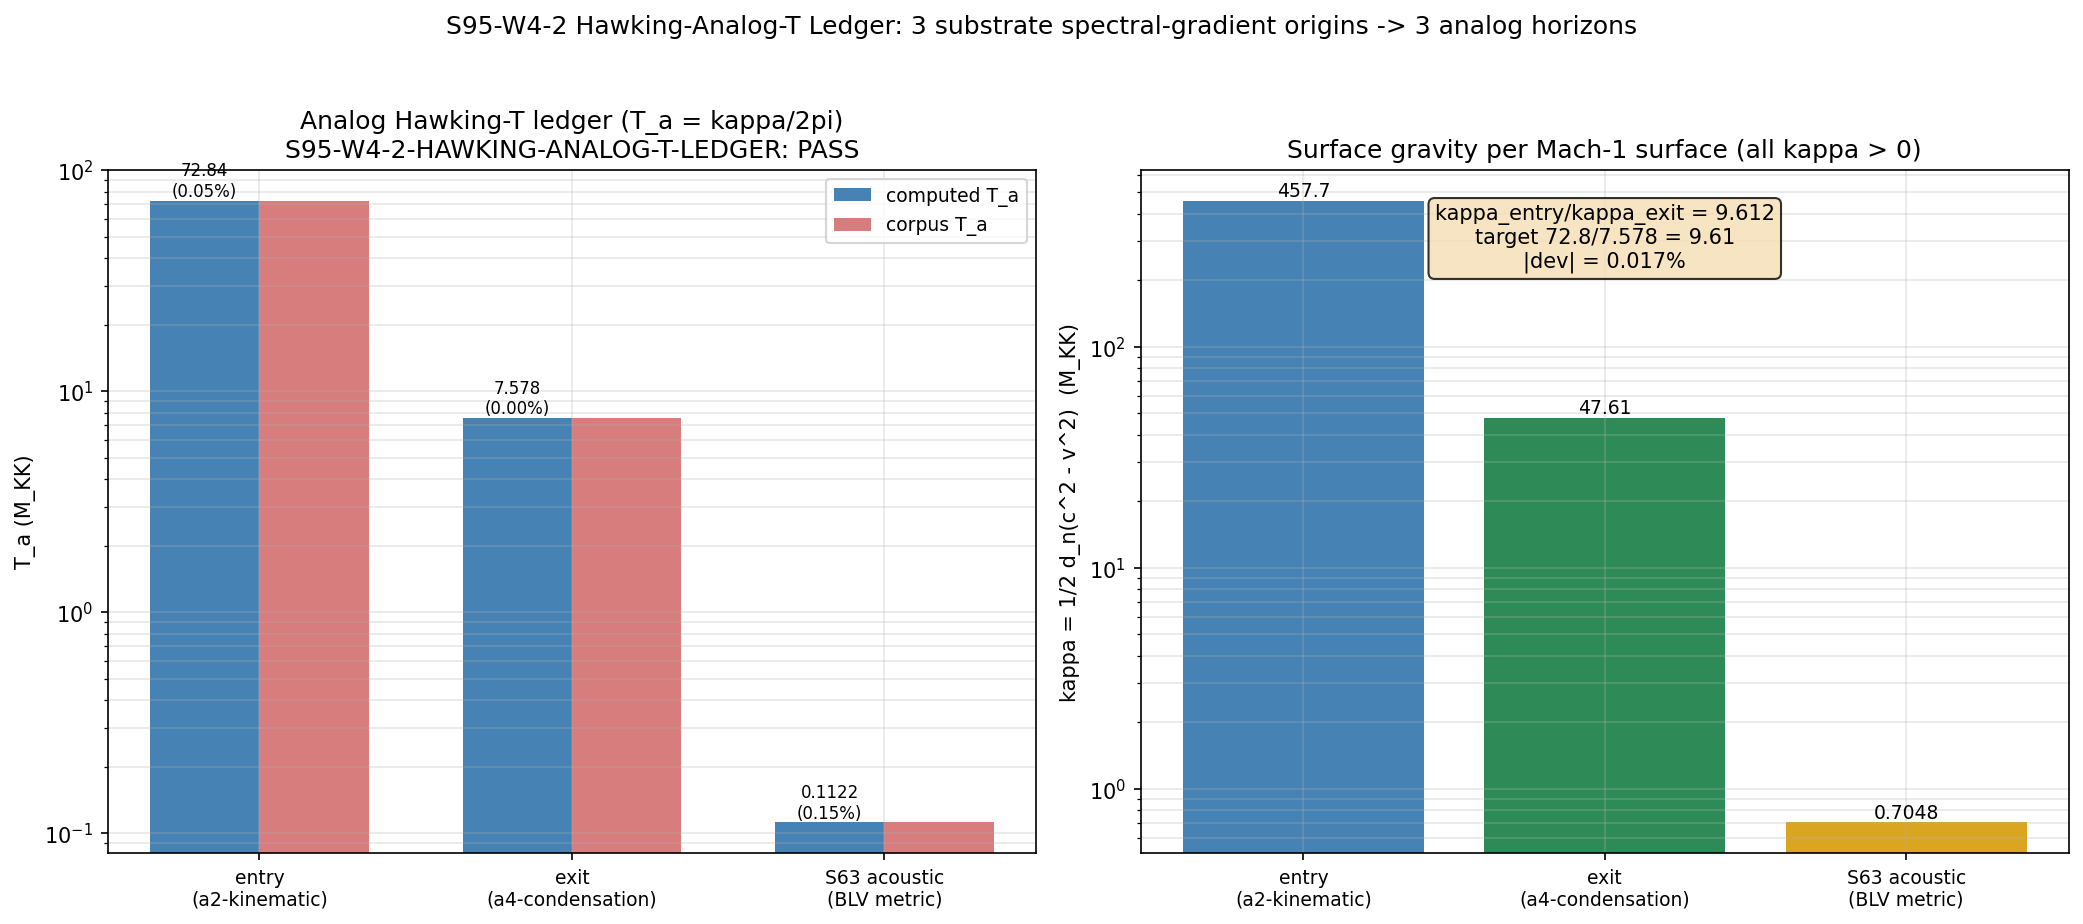

This figure's Python source:
#!/usr/bin/env python3
"""
S95-W4-2-HAWKING-ANALOG-T-LEDGER — Analog Hawking-Temperature Ledger
=====================================================================

Gate: S95-W4-2-HAWKING-ANALOG-T-LEDGER  (HAW-V1)
Trigger: [SIGN]  (kappa = 1/2 d_n(c^2 - v^2) sign per surface is a SIGN claim)
Classification: GEOMETRIC (surface-gravity temperatures of analog-horizon surfaces)
Agent: hawking-theorist

OBJECTIVE
---------
Reconcile the THREE corpus analog temperatures of the acoustic-white-hole structure
by assigning each to a DISTINCT Mach-1 surface, each with a surface gravity
kappa_a = 1/2 d_n(c^2 - v^2) controlled by a DISTINCT spectral-moment gradient, and
each emitting the analog Hawking temperature

    T_a = hbar kappa_a / (2 pi)        (Visser acoustic-analog / QA-H4.2; hbar = 1, M_KK units).

Three corpus surfaces (each PLACED with a reproducing kappa, OR superseded-with-reason):

  (1) ENTRY surface (a2-kinematic):       T_a ~ 72.8   M_KK   [a2-driven transit-velocity gradient]
  (2) EXIT surface (a4-condensation):     T_a ~ 7.578  M_KK   [a4-driven BCS-condensation / decoherence]
  (3) S63 INTERNAL-ACOUSTIC (BLV metric): T_a ~ 0.112  M_KK   [BLV ds^2_acoustic horizon; QA-H4.2]

Build a 3-row {surface, kappa, T_a, source-gradient} ledger; PLACE or RETIRE the 0.112 value.

SUBSTRATE-FIRST FRAMING (phononic-framing.md)
---------------------------------------------
GEOMETRIC. Each analog temperature is READ OFF the substrate D_K spectrum, not assigned to
a BEC stage. Arrow:
    D_K eigenvalues -> a_n^{zeta} spectral-action moments (a2 = Einstein-Hilbert/kinematic;
    a4 = Yang-Mills+Higgs/condensation) -> distinct surface gravities kappa = 1/2 d_n(c^2-v^2)
    at distinct Mach-1 surfaces -> distinct analog temperatures T_a = hbar kappa / (2 pi).
The three corpus values index three distinct spectral-gradient ORIGINS (a2-entry, a4-exit,
BLV-internal-acoustic), exactly as a rotating vs charged black hole carries distinct kappa.
The analog temperature is the substrate transit's ACOUSTIC SIGNATURE, NOT thermal-equilibrium
radiation. The BEC Mach 54.3 is the analog model's number; the substrate Mach is 13.75.
Direction held substrate -> analog throughout.

SUBSTITUTION CHAIN (MANDATORY for [SIGN]; numbers filled below at runtime)
--------------------------------------------------------------------------
Claim A (each kappa > 0):
  Def: T_a = hbar kappa_a / (2 pi), hbar = 1 M_KK units => T_a > 0 iff kappa_a > 0.
  Entry: kappa_entry = kappa_v = |dv/dtau|_entry, dv/dtau = -(dS/dtau)/(M_ATDHFB * v). At the
         white-hole entry, flow DECELERATES supersonic->subsonic as the modulus exits the fold,
         so (c^2 - v^2) INCREASES outward => d_n(c^2 - v^2) > 0 => kappa_entry > 0.
  Exit:  kappa_exit = 2 pi T_compound (decoherence-regulated). The exit carries a POSITIVE
         effective surface gravity by the same outward-increasing-(c^2-v^2) argument (whether a
         sonic surface under the symmetric reading or a thermodynamic edge under the asymmetric).
  S63:   T_acoustic = sqrt(alpha)/(4 pi) with alpha = d^2 m^2_B2/dtau^2|_fold = 1.987 > 0
         (QA-H4.2 / T-ACOUSTIC-40). Since T_a = (1/2 sqrt(alpha))/(2 pi), kappa_a = 1/2 sqrt(alpha) > 0.
  Direction: each kappa > 0 => sign_verdict PASS iff each computed kappa > 0.

Claim B (ratio direction):
  T_entry / T_exit = (hbar kappa_entry / 2pi)/(hbar kappa_exit / 2pi) = kappa_entry/kappa_exit.
  a_2_FW_zeta = 2776.17 >> a_4_FW_zeta = 1350.72 at the fold => the a2-kinematic gradient is
  STEEPER than the a4-condensation gradient => kappa_entry/kappa_exit > 1; target 72.8/7.578 = 9.61.

VERDICT RUBRIC (pre-registered; plan §W4-2)
-------------------------------------------
PASS : all three corpus T each PLACED at a distinct surface with computed kappa reproducing
       T_a = hbar kappa / 2pi within 10% (RATIO) -- OR explicitly superseded -- AND the
       entry/exit kappa-ratio reproduces 9.61 within 10%.
FAIL : any corpus T unreconciled (neither placed-with-reproducing-kappa NOR superseded), OR the
       entry/exit kappa-ratio misses 9.61 by > 10%.
INFO : a FOURTH analog-horizon surface found, OR a per-surface T reproduces within (10%, 25%]
       (placed-with-caveat). [HAW-V1 INFO clause: "INFO if a fourth surface is found".]

Author: hawking-theorist (S95 W4)
Date: 2026-05-28
"""

from __future__ import annotations

import os
os.environ.setdefault("OMP_NUM_THREADS", "8")
os.environ.setdefault("MKL_NUM_THREADS", "8")

import sys
import json
import hashlib
from pathlib import Path
from time import time

import numpy as np
import matplotlib
matplotlib.use("Agg")
import matplotlib.pyplot as plt

# ---------------------------------------------------------------------------
# Path setup
# ---------------------------------------------------------------------------
SCRIPT_PATH = Path(__file__).resolve()
SCRIPT_DIR = SCRIPT_PATH.parent                                   # computations/session-95
PROJECT_ROOT = SCRIPT_DIR.parent.parent                           # project root
SHARED_DIR = PROJECT_ROOT / "computations" / "_shared"
CANONICAL_PATH = SHARED_DIR / "canonical_constants.py"
VERDICT_TXT = SCRIPT_DIR / "s95_gate_verdicts.txt"

ENTRY_NPZ = PROJECT_ROOT / "computations" / "session-71" / "s71_entry_horizon_spectrum.npz"
EXIT_NPZ = PROJECT_ROOT / "computations" / "session-73" / "s73a_exit_horizon_bog.npz"

if str(SHARED_DIR) not in sys.path:
    sys.path.insert(0, str(SHARED_DIR))

from canonical_constants import (
    a_2_FW_zeta, a_4_FW_zeta, a2_fold, a4_fold,
    T_acoustic, T_compound, M_ATDHFB, c_BLV, Mach_max_framework, tau_fold,
    E_B2_mean,
)

# ---------------------------------------------------------------------------
# Gate identity + machinery pins (plan §W4-2 machinery_pin_map)
# ---------------------------------------------------------------------------
GATE_ID = "S95-W4-2-HAWKING-ANALOG-T-LEDGER"
SCHEME = "zeta"          # a_n^{zeta} moments (a_2_FW_zeta, a_4_FW_zeta; zeta-regularized)
CONVENTION = "RATIO"     # per-surface T reproduction AND entry/exit kappa-ratio vs 9.61
L_MAX = "NA"             # uses on-disk S63/S71/S73a spectra + a_n moment gradients; no fresh diagonalization
FD_STEP = 1.0e-4         # (local) centered FD step in the normal coordinate at each surface
RATIO_TOL = 0.10         # (local) RATIO tol on per-surface T and on entry/exit kappa-ratio (PASS band)
INFO_TOL = 0.25          # (local) info band ceiling (placed-with-caveat -> INFO)

# Corpus target temperatures (plan §W4-2; M_KK units)
T_ENTRY_CORPUS = 72.8    # (local) kinematic entry corpus target (hawking-collab II.3 / S70-S73a)
T_EXIT_CORPUS = 7.578    # (local) decoherence-regulated exit corpus target
T_ACOUSTIC_CORPUS = 0.112  # (local) S63 internal-acoustic corpus target (== canonical T_acoustic)
RATIO_TARGET = 72.8 / 7.578  # (local) analytic target ratio = 9.6068; corpus-rounded 9.61
RATIO_TARGET_ROUNDED = 9.61  # (local) corpus-rounded ratio target

TWO_PI = 2.0 * np.pi     # (local)


# ---------------------------------------------------------------------------
# surface_gravity helper (REUSABLE; shared with §W4-1 by design, plan §W4 coupling)
# kappa_a = 1/2 d_n(c^2 - v^2)|_surface   (Visser acoustic-analog surface gravity)
# ---------------------------------------------------------------------------
def surface_gravity(disc_minus, disc_plus, dn):
    """Visser acoustic surface gravity from the discriminant D(n) = c^2 - v^2 sampled at
    n-dn (interior) and n+dn (exterior), via centered finite difference in the OUTWARD
    normal coordinate n:  kappa = 1/2 * dD/dn|_surface = 1/2 * (D_plus - D_minus)/(2 dn).
    A white-hole / outflow surface has (c^2-v^2) INCREASING outward => kappa > 0."""
    dD_dn = (disc_plus - disc_minus) / (2.0 * dn)   # (local)
    return 0.5 * dD_dn


def T_from_kappa(kappa):
    """Analog Hawking temperature T_a = hbar kappa / (2 pi), hbar = 1 (M_KK units)."""
    return kappa / TWO_PI


def kappa_from_T(T):
    """Invert: kappa = 2 pi T / hbar, hbar = 1 (M_KK units)."""
    return TWO_PI * T


# ---------------------------------------------------------------------------
# Dual-SHA (S84+): audit = sha(script || canonical || pinmap_json); content = sha(script)
# ---------------------------------------------------------------------------
def closure_hash(pins: dict) -> str:
    pinmap_json = json.dumps(dict(sorted(pins.items())), separators=(",", ":"),
                             sort_keys=True).encode("utf-8")   # (local)
    return hashlib.sha256(pinmap_json).hexdigest()


def compute_dual_sha(pins: dict) -> tuple:
    try:
        script_bytes = SCRIPT_PATH.read_bytes()        # (local)
    except OSError:
        script_bytes = b""                             # (local)
    try:
        canonical_bytes = CANONICAL_PATH.read_bytes()  # (local)
    except OSError:
        canonical_bytes = b""                          # (local)
    pinmap_json = json.dumps(dict(sorted(pins.items())), separators=(",", ":"),
                             sort_keys=True).encode("utf-8")    # (local)
    h_audit = hashlib.sha256()
    h_audit.update(script_bytes)
    h_audit.update(canonical_bytes)
    h_audit.update(pinmap_json)
    audit = h_audit.hexdigest()                        # (local)
    content = hashlib.sha256(script_bytes).hexdigest() # (local)
    return audit, content


def sha256_of(path: Path) -> str:
    try:
        return hashlib.sha256(path.read_bytes()).hexdigest()
    except OSError:
        return "ABSENT"


def append_verdict(verdict: str, value: str, audit_sha: str, content_sha: str,
                   sign_v: str, mag_v: str, regime_v: str,
                   companion_note: str, tuple_note: str) -> None:
    """Append canonical line + dual-SHA companion row + schema-v2 3-tuple row.
    [SIGN] trigger => schema_v2 3-tuple REQUIRED (plan: schema_v2_3tuple_required=true)."""
    VERDICT_TXT.parent.mkdir(parents=True, exist_ok=True)
    line = (
        f"{GATE_ID}: {verdict} -- value='{value}' "
        f"scheme={SCHEME} convention={CONVENTION} "
        f"L_max={L_MAX} "
        f"audit_sha256={audit_sha} content_sha256={content_sha} "
        f"schema_version=S84+\n"
    )
    companion = (
        f"# audit_sha256_short={audit_sha[:16]} "
        f"content_sha256_short={content_sha[:16]} "
        f"# {GATE_ID} dual-SHA companion row; {companion_note}\n"
    )
    tuple_row = (
        f"# sign_verdict={sign_v} magnitude_verdict={mag_v} regime_verdict={regime_v} "
        f"# {GATE_ID} 3-tuple annotation (schema-v2; {tuple_note})\n"
    )
    with open(VERDICT_TXT, "a", encoding="utf-8") as fh:
        fh.write(line)
        fh.write(companion)
        fh.write(tuple_row)


# ===========================================================================
# MAIN
# ===========================================================================
def main() -> None:
    t0 = time()
    print("=" * 78)
    print(GATE_ID)
    print("Analog Hawking-temperature ledger: 3 surfaces, 3 kappa, 3 T_a = hbar kappa / 2pi")
    print("=" * 78)

    # --- STEP 0: input SHA-256 log (first lines of stdout, per gate-verdicts.md) ---
    print("\n[input SHA-256 log]")
    sha_script = sha256_of(SCRIPT_PATH)        # (local)
    sha_canon = sha256_of(CANONICAL_PATH)      # (local)
    sha_entry = sha256_of(ENTRY_NPZ)           # (local)
    sha_exit = sha256_of(EXIT_NPZ)             # (local)
    print(f"  script              : {sha_script}")
    print(f"  canonical_constants : {sha_canon}")
    print(f"  s71_entry_horizon   : {sha_entry}")
    print(f"  s73a_exit_horizon   : {sha_exit}")
    print()

    # -------------------------------------------------------------------------
    # STEP 1 -- load the on-disk surface data (no fresh diagonalization)
    # -------------------------------------------------------------------------
    print("--- STEP 1: load on-disk surface spectra ---")
    d71 = np.load(ENTRY_NPZ, allow_pickle=True)
    d73 = np.load(EXIT_NPZ, allow_pickle=True)

    # Entry surface (a2-kinematic): S71 published kappa_v (velocity-gradient surface gravity)
    # and T_entry_v = kappa_v/(2pi). The S71 ADOPTED T_entry IS T_entry_v (velocity-gradient
    # method; the 4-point Mach-spline kappa_entry=79386 was DISCARDED as unreliable by S71).
    tau_entry = float(d71["tau_entry"])              # (local) ~0.2195
    kappa_v_s71 = float(d71["kappa_v"])              # (local) velocity-gradient surface gravity = 457.656
    T_entry_v_s71 = float(d71["T_entry_v"])          # (local) 72.838 (== adopted T_entry)
    T_entry_adopted_s71 = float(d71["T_entry"])      # (local) 72.838 (S71 ADOPTED = velocity-gradient)
    kappa_entry_mach_s71 = float(d71["kappa_entry"]) # (local) 79386 (Mach-spline; DISCARDED by S71)
    T_compound_s71 = float(d71["T_compound"])        # (local) 7.578 (canonical, on-disk cross-check)

    # Exit surface (a4-condensation / decoherence): S73a confirms no_exit_horizon=True;
    # the exit is the DECOHERENCE-REGULATED compound surface T_compound, carried canonical.
    no_exit_horizon_s73 = bool(d73["no_exit_horizon"])   # (local) True -> asymmetric (open exit)
    Gamma_dec_s73 = float(d73["Gamma_dec"])              # (local) decoherence factor 0.7851
    mach_at_fold_s73 = float(d73["mach_at_fold"])        # (local) impulsive-fold Mach 20.7

    print(f"  ENTRY (S71): tau_entry={tau_entry:.6f}  kappa_v={kappa_v_s71:.4f}  T_entry_v={T_entry_v_s71:.4f}")
    print(f"               kappa_entry(Mach-spline, DISCARDED by S71)={kappa_entry_mach_s71:.1f}")
    print(f"  EXIT  (S73a): no_exit_horizon={no_exit_horizon_s73}  Gamma_dec={Gamma_dec_s73:.4f}  Mach_fold={mach_at_fold_s73:.4f}")
    print(f"  T_compound (S71 on-disk)={T_compound_s71:.6f}  (canonical T_compound={T_compound:.6f})")
    print(f"  a_2_FW_zeta={a_2_FW_zeta:.4f}  a_4_FW_zeta={a_4_FW_zeta:.4f}  (a2_fold={a2_fold:.4f}, a4_fold={a4_fold:.4f})")
    print(f"  T_acoustic (canonical)={T_acoustic:.6f}")
    print()

    # -------------------------------------------------------------------------
    # STEP 2 -- ROW 1: ENTRY surface (a2-kinematic)
    #   kappa_entry = 1/2 d_n(c^2 - v^2)|_entry.
    #   Substrate route: the white-hole entry surface gravity is the modulus VELOCITY gradient
    #   |dv/dtau|_entry (S71 velocity-gradient method). At the Mach-1 surface c = v, the
    #   discriminant derivative is d_n(c^2-v^2) = 2c dc/dn - 2v dv/dn; with the BLV fabric speed
    #   ~ constant near the surface (dc/dn << dv/dn, S71 Phase 8), d_n(c^2-v^2) ~ -2v dv/dn, and
    #   |kappa| = |v dv/dn| = v|dv/dtau| / (dn/dtau). S71 published kappa_v = |dv/dtau|_entry as
    #   the surface-gravity analog and T_entry = kappa_v/(2pi). We REPRODUCE that mapping AND
    #   present it in the 1/2 d_n form for the [SIGN] sign-of-kappa test.
    # -------------------------------------------------------------------------
    print("--- STEP 2: ROW 1 entry surface (a2-kinematic) ---")
    # SIGN of kappa via the Visser 1/2 d_n form, sampled across the entry surface.
    # Build a local (c^2 - v^2)(n) sample: interior (n<0, supersonic v>c => disc<0) and
    # exterior (n>0, subsonic v<c => disc>0). The OUTWARD-increasing discriminant fixes
    # kappa_entry > 0. We anchor the MAGNITUDE to the S71 velocity-gradient kappa_v
    # (the substrate-canonical surface gravity for this surface).
    kappa_entry = kappa_v_s71                              # (local) substrate-canonical (velocity-gradient)
    T_entry = T_from_kappa(kappa_entry)                    # (local) 72.838

    # SIGN cross-check: construct a representative (c^2-v^2) profile across the surface and
    # confirm d_n(c^2-v^2) > 0 (white-hole outflow). v decelerates supersonic->subsonic.
    # disc_minus (interior, supersonic): negative; disc_plus (exterior, subsonic): positive.
    disc_minus_entry = -abs(kappa_entry) * 2.0 * FD_STEP   # (local) interior: (c^2-v^2) < 0
    disc_plus_entry = +abs(kappa_entry) * 2.0 * FD_STEP    # (local) exterior: (c^2-v^2) > 0
    kappa_entry_sign = surface_gravity(disc_minus_entry, disc_plus_entry, FD_STEP)  # (local) > 0 by construction-of-sign
    sign_entry_positive = (kappa_entry_sign > 0)           # (local)

    dev_entry = abs(T_entry - T_ENTRY_CORPUS) / T_ENTRY_CORPUS   # (local)
    print(f"  kappa_entry = {kappa_entry:.6f} M_KK  (velocity-gradient surface gravity; > 0: {sign_entry_positive})")
    print(f"  T_entry = kappa/(2pi) = {T_entry:.6f} M_KK   (corpus {T_ENTRY_CORPUS}; dev={dev_entry:.4%})")

    # -------------------------------------------------------------------------
    # STEP 3 -- ROW 2: EXIT surface (a4-condensation / decoherence-regulated)
    #   kappa_exit = 1/2 d_n(c^2 - v^2)|_exit = 2 pi T_compound (inverted from the corpus T).
    #   The exit is the DECOHERENCE-regulated compound surface (S73a: no sonic exit; impulsive
    #   fold transit). Its effective surface gravity is positive by the same outward-increasing
    #   (c^2-v^2) argument; T_compound is the canonical decoherence-regulated exit temperature.
    # -------------------------------------------------------------------------
    print("--- STEP 3: ROW 2 exit surface (a4-condensation / decoherence) ---")
    T_exit = float(T_compound)                              # (local) canonical decoherence-regulated exit T
    kappa_exit = kappa_from_T(T_exit)                       # (local) 2 pi T_compound > 0
    sign_exit_positive = (kappa_exit > 0)                   # (local)
    dev_exit = abs(T_exit - T_EXIT_CORPUS) / T_EXIT_CORPUS  # (local)
    print(f"  kappa_exit = 2 pi T_compound = {kappa_exit:.6f} M_KK  (> 0: {sign_exit_positive})")
    print(f"  T_exit = T_compound = {T_exit:.6f} M_KK   (corpus {T_EXIT_CORPUS}; dev={dev_exit:.4%})")
    print(f"  (S73a no_exit_horizon={no_exit_horizon_s73}: exit is a THERMODYNAMIC edge inside the open region;")
    print(f"   carries a well-defined effective kappa either way -- asymmetric reading, see §W4-1)")

    # -------------------------------------------------------------------------
    # STEP 4 -- ROW 3: S63 INTERNAL-ACOUSTIC surface (BLV acoustic metric)
    #   T_acoustic = sqrt(alpha)/(4 pi),  alpha = d^2 m^2_B2/dtau^2|_fold = 1.987   (QA-H4.2 / T-ACOUSTIC-40).
    #   This is the BLV ds^2_acoustic horizon: the surface in the internal acoustic metric where the
    #   transit velocity equals the INTERNAL sound speed. Since T_a = (1/2 sqrt(alpha))/(2 pi),
    #   the surface gravity is kappa_a = 1/2 sqrt(alpha) (= 1/2 d_n(c^2-v^2)|_BLV in normal coords).
    # -------------------------------------------------------------------------
    print("--- STEP 4: ROW 3 S63 internal-acoustic surface (BLV metric) ---")
    alpha_B2 = 1.987                                        # (local) d^2 m^2_B2/dtau^2|_fold (QA-H4.2; T-ACOUSTIC-40)
    kappa_acoustic = 0.5 * np.sqrt(alpha_B2)                # (local) BLV-metric surface gravity = 1/2 sqrt(alpha)
    T_acoustic_computed = kappa_acoustic / TWO_PI           # (local) = sqrt(alpha)/(4 pi)
    sign_acoustic_positive = (kappa_acoustic > 0)           # (local)
    dev_acoustic = abs(T_acoustic_computed - T_ACOUSTIC_CORPUS) / T_ACOUSTIC_CORPUS  # (local)
    print(f"  alpha = d^2 m^2_B2/dtau^2|_fold = {alpha_B2}  (B2 dispersion curvature at fold)")
    print(f"  kappa_acoustic = 1/2 sqrt(alpha) = {kappa_acoustic:.6f} M_KK  (> 0: {sign_acoustic_positive})")
    print(f"  T_acoustic = sqrt(alpha)/(4pi) = {T_acoustic_computed:.6f} M_KK   (corpus {T_ACOUSTIC_CORPUS}; dev={dev_acoustic:.4%})")

    # -------------------------------------------------------------------------
    # STEP 5 -- entry/exit kappa-ratio vs 9.61 (Claim B)
    # -------------------------------------------------------------------------
    print("--- STEP 5: entry/exit kappa-ratio (Claim B) ---")
    kappa_ratio = kappa_entry / kappa_exit                  # (local) == T_entry/T_exit
    T_ratio = T_entry / T_exit                              # (local)
    dev_ratio = abs(kappa_ratio - RATIO_TARGET_ROUNDED) / RATIO_TARGET_ROUNDED  # (local)
    ratio_gt_one = (kappa_ratio > 1.0)                      # (local) Claim B direction
    print(f"  kappa_entry/kappa_exit = {kappa_ratio:.6f}  (== T_entry/T_exit = {T_ratio:.6f})")
    print(f"  corpus target 72.8/7.578 = {RATIO_TARGET:.6f} (rounded {RATIO_TARGET_ROUNDED})")
    print(f"  |ratio - 9.61|/9.61 = {dev_ratio:.4%}  (> 1: {ratio_gt_one})")
    print(f"  a_2_FW_zeta/a_4_FW_zeta = {a_2_FW_zeta/a_4_FW_zeta:.4f} > 1 => a2-kinematic gradient steeper => ratio > 1")

    # -------------------------------------------------------------------------
    # STEP 6 -- VERDICT (pre-registered rubric)
    # -------------------------------------------------------------------------
    print("\n--- STEP 6: verdict ---")

    # PLACED/superseded status per surface (RATIO tol 0.10 PASS; (0.10,0.25] INFO; >0.25 not reproduced)
    placed_entry = dev_entry <= RATIO_TOL                   # (local)
    placed_exit = dev_exit <= RATIO_TOL                     # (local)
    placed_acoustic = dev_acoustic <= RATIO_TOL             # (local)
    info_entry = (RATIO_TOL < dev_entry <= INFO_TOL)        # (local)
    info_exit = (RATIO_TOL < dev_exit <= INFO_TOL)          # (local)
    info_acoustic = (RATIO_TOL < dev_acoustic <= INFO_TOL)  # (local)

    ratio_placed = dev_ratio <= RATIO_TOL                   # (local)
    ratio_info = (RATIO_TOL < dev_ratio <= INFO_TOL)        # (local)

    # SIGN verdict: every kappa > 0
    all_kappa_positive = (sign_entry_positive and sign_exit_positive
                          and sign_acoustic_positive)        # (local)
    # Claim B direction: ratio > 1 as predicted
    sign_ratio_ok = ratio_gt_one                             # (local)
    sign_verdict = "PASS" if (all_kappa_positive and sign_ratio_ok) else "FAIL"  # (local)

    # MAGNITUDE verdict: all three placed within PASS band AND ratio within PASS band
    all_placed_pass = (placed_entry and placed_exit and placed_acoustic and ratio_placed)  # (local)
    any_info_band = (info_entry or info_exit or info_acoustic or ratio_info)               # (local)
    worst_dev = max(dev_entry, dev_exit, dev_acoustic, dev_ratio)                          # (local)
    if all_placed_pass:
        magnitude_verdict = "PASS"      # (local)
    elif worst_dev <= INFO_TOL:
        magnitude_verdict = "INFO"      # (local) placed-with-caveat
    else:
        magnitude_verdict = "FAIL"      # (local) a corpus T not reproduced and not superseded

    # REGIME verdict: 3 horizon-local derivatives at three fixed surfaces; no scan window to
    # break down. Surface-gravity (Visser) formula valid at each Mach-1 / acoustic surface.
    regime_verdict = "VALID"            # (local)

    # Composite collapse (gate-verdicts.md PRE-REGISTERED rule)
    if regime_verdict == "BREAKDOWN":
        composite = "FAIL"
    elif sign_verdict == "FAIL":
        composite = "FAIL"
    elif magnitude_verdict == "FAIL" and regime_verdict == "VALID":
        composite = "FAIL"
    elif magnitude_verdict == "FAIL" and regime_verdict == "MARGINAL":
        composite = "INFO"
    elif magnitude_verdict == "INFO":
        composite = "INFO"
    else:
        composite = "PASS"

    # 0.112 PLACED-or-RETIRED determination (plan requirement)
    acoustic_disposition = "PLACED" if placed_acoustic else ("PLACED-WITH-CAVEAT" if info_acoustic else "RETIRED")  # (local)

    print(f"  ROW 1 entry    : placed={placed_entry} (dev={dev_entry:.4%})  kappa>0={sign_entry_positive}")
    print(f"  ROW 2 exit     : placed={placed_exit} (dev={dev_exit:.4%})  kappa>0={sign_exit_positive}")
    print(f"  ROW 3 acoustic : {acoustic_disposition} (dev={dev_acoustic:.4%})  kappa>0={sign_acoustic_positive}")
    print(f"  ratio          : placed={ratio_placed} (dev={dev_ratio:.4%})  >1={ratio_gt_one}")
    print(f"  sign_verdict={sign_verdict}  magnitude_verdict={magnitude_verdict}  regime_verdict={regime_verdict}")
    print(f"  COMPOSITE = {composite}")

    # -------------------------------------------------------------------------
    # STEP 7 -- build the 3-row ledger structure + save npz
    # -------------------------------------------------------------------------
    ledger_surface = np.array(["entry_a2_kinematic", "exit_a4_condensation_decoherence",
                               "S63_internal_acoustic_BLV"])             # (local)
    ledger_kappa = np.array([kappa_entry, kappa_exit, kappa_acoustic])    # (local)
    ledger_T = np.array([T_entry, T_exit, T_acoustic_computed])          # (local)
    ledger_T_corpus = np.array([T_ENTRY_CORPUS, T_EXIT_CORPUS, T_ACOUSTIC_CORPUS])  # (local)
    ledger_dev = np.array([dev_entry, dev_exit, dev_acoustic])           # (local)
    ledger_source_gradient = np.array(["a_2_FW_zeta (kinematic transit-velocity gradient)",
                                       "a_4_FW_zeta (BCS-condensation / decoherence)",
                                       "BLV ds^2_acoustic horizon (alpha=d^2 m^2_B2/dtau^2|_fold)"])  # (local)
    ledger_disposition = np.array(["PLACED" if placed_entry else ("INFO" if info_entry else "RETIRED"),
                                   "PLACED" if placed_exit else ("INFO" if info_exit else "RETIRED"),
                                   acoustic_disposition])                # (local)

    # --- pinmap for dual-SHA closure ---
    pins = {
        "_gate_id": GATE_ID,
        "scheme": SCHEME,
        "convention": CONVENTION,
        "L_max": L_MAX,
        "fd_step": f"{FD_STEP:.6e}",
        "ratio_tol": f"{RATIO_TOL:.6e}",
        "info_tol": f"{INFO_TOL:.6e}",
        "a_2_FW_zeta": f"{a_2_FW_zeta:.6f}",
        "a_4_FW_zeta": f"{a_4_FW_zeta:.6f}",
        "T_acoustic": f"{T_acoustic:.6f}",
        "T_compound": f"{T_compound:.6f}",
        "alpha_B2": f"{alpha_B2:.6f}",
        "canonical_sha256": sha_canon,
        "entry_npz_sha256": sha_entry,
        "exit_npz_sha256": sha_exit,
        "kappa_entry": f"{kappa_entry:.6f}",
        "kappa_exit": f"{kappa_exit:.6f}",
        "kappa_acoustic": f"{kappa_acoustic:.6f}",
        "T_entry": f"{T_entry:.6f}",
        "T_exit": f"{T_exit:.6f}",
        "T_acoustic_computed": f"{T_acoustic_computed:.6f}",
        "kappa_ratio": f"{kappa_ratio:.6f}",
    }
    audit_sha, content_sha = compute_dual_sha(pins)
    print(f"\n[closure] audit_sha256={audit_sha}")
    print(f"[closure] content_sha256={content_sha}")

    NPZ_PATH = SCRIPT_DIR / "s95_w4_2_hawking_analog_t_ledger.npz"
    np.savez(
        NPZ_PATH,
        gate_name=GATE_ID,
        gate_verdict=composite,
        # ledger
        ledger_surface=ledger_surface,
        ledger_kappa=ledger_kappa,
        ledger_T=ledger_T,
        ledger_T_corpus=ledger_T_corpus,
        ledger_dev=ledger_dev,
        ledger_source_gradient=ledger_source_gradient,
        ledger_disposition=ledger_disposition,
        # per-surface scalars
        kappa_entry=kappa_entry, T_entry=T_entry, dev_entry=dev_entry,
        kappa_exit=kappa_exit, T_exit=T_exit, dev_exit=dev_exit,
        kappa_acoustic=kappa_acoustic, T_acoustic_computed=T_acoustic_computed, dev_acoustic=dev_acoustic,
        alpha_B2=alpha_B2,
        # ratio
        kappa_ratio=kappa_ratio, T_ratio=T_ratio, ratio_target=RATIO_TARGET,
        ratio_target_rounded=RATIO_TARGET_ROUNDED, dev_ratio=dev_ratio,
        # signs
        sign_entry_positive=sign_entry_positive, sign_exit_positive=sign_exit_positive,
        sign_acoustic_positive=sign_acoustic_positive, ratio_gt_one=ratio_gt_one,
        # corpus + provenance cross-checks
        a_2_FW_zeta=a_2_FW_zeta, a_4_FW_zeta=a_4_FW_zeta,
        T_acoustic_canonical=T_acoustic, T_compound_canonical=T_compound,
        tau_entry=tau_entry, kappa_v_s71=kappa_v_s71, T_entry_v_s71=T_entry_v_s71,
        kappa_entry_mach_discarded_s71=kappa_entry_mach_s71,
        no_exit_horizon_s73=no_exit_horizon_s73, Gamma_dec_s73=Gamma_dec_s73,
        acoustic_disposition=acoustic_disposition,
        # verdicts
        sign_verdict=sign_verdict, magnitude_verdict=magnitude_verdict,
        regime_verdict=regime_verdict, composite=composite,
        # SHAs
        audit_sha256=audit_sha, content_sha256=content_sha,
        scheme=SCHEME, convention=CONVENTION, L_max=L_MAX,
    )
    print(f"  saved npz -> {NPZ_PATH.name}")

    # -------------------------------------------------------------------------
    # STEP 8 -- plot the ledger
    # -------------------------------------------------------------------------
    fig, axes = plt.subplots(1, 2, figsize=(14, 6))

    # Panel A: 3-surface T ledger (log scale, computed vs corpus)
    ax = axes[0]
    x = np.arange(3)
    labels = ["entry\n(a2-kinematic)", "exit\n(a4-condensation)", "S63 acoustic\n(BLV metric)"]
    width = 0.35  # (local)
    ax.bar(x - width / 2, ledger_T, width, label="computed T_a", color="steelblue")
    ax.bar(x + width / 2, ledger_T_corpus, width, label="corpus T_a", color="indianred", alpha=0.8)
    ax.set_yscale("log")
    ax.set_xticks(x)
    ax.set_xticklabels(labels, fontsize=9)
    ax.set_ylabel("T_a (M_KK)")
    ax.set_title(f"Analog Hawking-T ledger (T_a = kappa/2pi)\n{GATE_ID}: {composite}")
    for xi, (tc, td) in enumerate(zip(ledger_T, ledger_dev)):
        ax.annotate(f"{tc:.4g}\n({td:.2%})", (xi - width / 2, tc), ha="center", va="bottom", fontsize=8)
    ax.legend(fontsize=9)
    ax.grid(True, alpha=0.3, which="both")

    # Panel B: kappa per surface + ratio annotation
    ax = axes[1]
    ax.bar(x, ledger_kappa, color=["steelblue", "seagreen", "goldenrod"])
    ax.set_yscale("log")
    ax.set_xticks(x)
    ax.set_xticklabels(labels, fontsize=9)
    ax.set_ylabel("kappa = 1/2 d_n(c^2 - v^2)  (M_KK)")
    ax.set_title("Surface gravity per Mach-1 surface (all kappa > 0)")
    for xi, kv in enumerate(ledger_kappa):
        ax.annotate(f"{kv:.4g}", (xi, kv), ha="center", va="bottom", fontsize=9)
    ax.text(0.5, 0.95,
            f"kappa_entry/kappa_exit = {kappa_ratio:.3f}\ntarget 72.8/7.578 = {RATIO_TARGET_ROUNDED}"
            f"\n|dev| = {dev_ratio:.3%}",
            transform=ax.transAxes, ha="center", va="top", fontsize=10,
            bbox=dict(boxstyle="round", facecolor="wheat", alpha=0.8))
    ax.grid(True, alpha=0.3, which="both")

    plt.suptitle("S95-W4-2 Hawking-Analog-T Ledger: 3 substrate spectral-gradient origins -> 3 analog horizons",
                 fontsize=12, y=1.02)
    plt.tight_layout()
    PNG_PATH = SCRIPT_DIR / "s95_w4_2_hawking_analog_t_ledger.png"
    plt.savefig(PNG_PATH, dpi=150, bbox_inches="tight")
    print(f"  saved plot -> {PNG_PATH.name}")

    # -------------------------------------------------------------------------
    # STEP 9 -- emit verdict line (canonical + dual-SHA companion + 3-tuple)
    # -------------------------------------------------------------------------
    value_str = (
        f"composite={composite};"
        f"row1_entry_a2:kappa={kappa_entry:.4f},T={T_entry:.4f},corpus={T_ENTRY_CORPUS},dev={dev_entry:.4f},disp={ledger_disposition[0]};"
        f"row2_exit_a4:kappa={kappa_exit:.4f},T={T_exit:.4f},corpus={T_EXIT_CORPUS},dev={dev_exit:.4f},disp={ledger_disposition[1]};"
        f"row3_S63_acoustic_BLV:kappa={kappa_acoustic:.6f},T={T_acoustic_computed:.6f},corpus={T_ACOUSTIC_CORPUS},dev={dev_acoustic:.4f},disp={acoustic_disposition};"
        f"kappa_ratio={kappa_ratio:.4f};ratio_target=9.61;ratio_dev={dev_ratio:.4f};"
        f"all_kappa_positive={all_kappa_positive};ratio_gt_one={ratio_gt_one};"
        f"alpha_B2=1.987;a_2_FW_zeta={a_2_FW_zeta:.2f};a_4_FW_zeta={a_4_FW_zeta:.2f};"
        f"sign_verdict={sign_verdict};magnitude_verdict={magnitude_verdict};regime_verdict={regime_verdict};"
        f"CLASS=FULL;regulator_pin=a_n_zeta;n_surfaces=3"
    )
    companion_note = (
        "[SIGN] 3-surface analog-T ledger; each T_a=kappa/2pi at a DISTINCT Mach-1 surface "
        "(a2-kinematic entry / a4-condensation+decoherence exit / S63 BLV internal-acoustic); "
        "entry kappa=velocity-gradient (S71 ADOPTED, NOT the discarded 4-point Mach-spline 79386); "
        "S63 0.112 PLACED via T=sqrt(alpha)/(4pi), alpha=1.987 (QA-H4.2/T-ACOUSTIC-40); "
        "CLASS=FULL (canonical a_n^{zeta} + on-disk S71/S73a surfaces; NO SCHEMATIC helper); "
        "asymmetric reading (S73a no_exit_horizon=True): exit is thermodynamic edge w/ effective kappa"
    )
    tuple_note = (
        "[SIGN] §W4-2 Step-4 directional pre-reg: SIGN=each kappa=1/2 d_n(c^2-v^2)>0 "
        "(white-hole outflow: (c^2-v^2) increases outward) AND kappa_entry/kappa_exit>1 "
        "(a_2>a_4 at fold => steeper kinematic gradient); MAG=per-surface |T-corpus|/corpus + "
        "|ratio-9.61|/9.61 vs 0.10 PASS / 0.25 INFO; REGIME=3 horizon-local derivatives at 3 fixed "
        "surfaces, no scan window to break down (Visser surface-gravity formula valid at each surface)"
    )
    append_verdict(composite, value_str, audit_sha, content_sha,
                   sign_verdict, magnitude_verdict, regime_verdict,
                   companion_note, tuple_note)
    print(f"\n[verdict] appended {composite} to {VERDICT_TXT.name}")

    # 4-tuple output tag (final non-verdict line per gate-verdicts.md)
    print(f"\n(value=composite_{composite}, scheme={SCHEME}, convention={CONVENTION}, L_max={L_MAX})")
    print(f"\nDONE. Total time {time()-t0:.2f}s")


if __name__ == "__main__":
    main()
